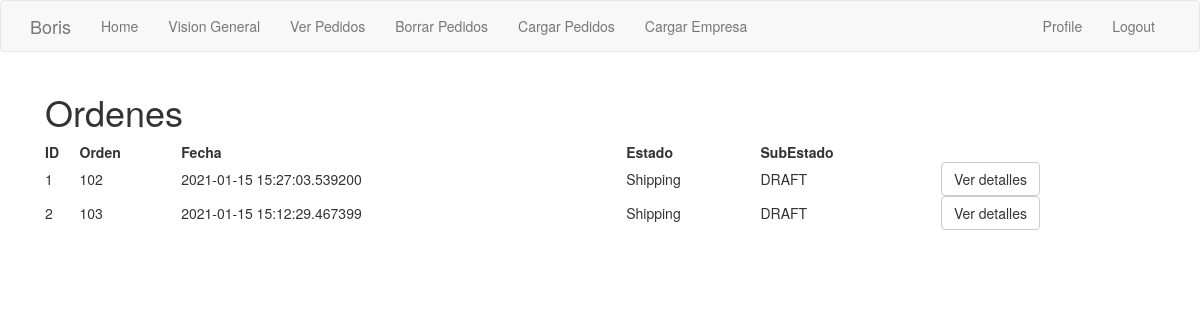
Screenshot of /pedidos (signed in) with the database file from the repository.
### app/models.py (models this page shows, shortened)
class Order_header(db.Model):
    id = db.Column(db.Integer, primary_key=True)
    order_number = db.Column(db.Integer, index=True)
    order_id_anterior = db.Column(db.Integer)
    creation_date = db.Column(db.String(35), index=True)
    payment_method = db.Column(db.String(10))
    payment_card = db.Column(db.String(10))
    courier = db.Column(db.String(64))
    status = db.Column(db.String(15))
    sub_status = db.Column(db.String(15))
    customer_address = db.Column(db.String(64))
    customer_number = db.Column(db.String(10))
    customer_floor = db.Column(db.String(10))
    customer_zipcode = db.Column(db.String(8))
    customer_locality = db.Column(db.String(64))
    customer_city = db.Column(db.String(64))
    customer_province = db.Column(db.String(64))
    customer_country = db.Column(db.String(64))
    detalle = db.relationship('Order_detail', backref='productos', lazy='dynamic')
    customer_id = db.Column(db.Integer, db.ForeignKey('customer.id'))
    store = db.Column(db.Integer, db.ForeignKey('company.store_id'))

### app/main/routes.py (the view)
@bp.route('/pedidos', methods=['GET', 'POST'])
@login_required
def ver_pedidos():
    ordenes =  Order_header.query.filter_by(store=current_user.store).all()
    return render_template('pedidos.html', title='Pedidos', ordenes=ordenes)

### app/main/routes.py (called while the page is built)
@bp.before_app_request
def before_request():
    if current_user.is_authenticated:
        current_user.last_seen = datetime.utcnow()
        db.session.commit()

### app/models.py (called while the page is built)
@login.user_loader
def load_user(id):
    return User.query.get(int(id))

### app/templates/pedidos.html
{% extends "base.html" %}
{% block app_content %}
    <div class='container'>
        <h1> Ordenes</h1>
        <table style="width:100%">
            <tr>
                <th>ID</th>
                <th>Orden</th>
                <th>Fecha</th>
                <th>Estado</th>
                <th>SubEstado</th>
                <th></th>
            </tr>
            {% for i in ordenes %}
            <tr>
                <td>{{i['id']}}</td>
                <td>{{i['order_number']}}</td>
                <td>{{i['creation_date']}}</td>
                <td>{{i['status']}}</td>
                <td>{{i['sub_status']}}</td>
                <td><a href="{{ url_for('main.orden', orden_id = i['id']) }}">
                    <button class="btn btn-default"> Ver detalles </button></td>
            </tr>
            {% endfor %}
        </table>
    </div>
{% endblock %}

### rows the page displays
Order_header: id "1", order_number "102", creation_date "2021-01-15 15:27:03.539200", status "Shipping", sub_status "DRAFT"
Order_header: id "2", order_number "103", creation_date "2021-01-15 15:12:29.467399", status "Shipping", sub_status "DRAFT"

### other values shown
{{ 'Logout' }} "Logout"
